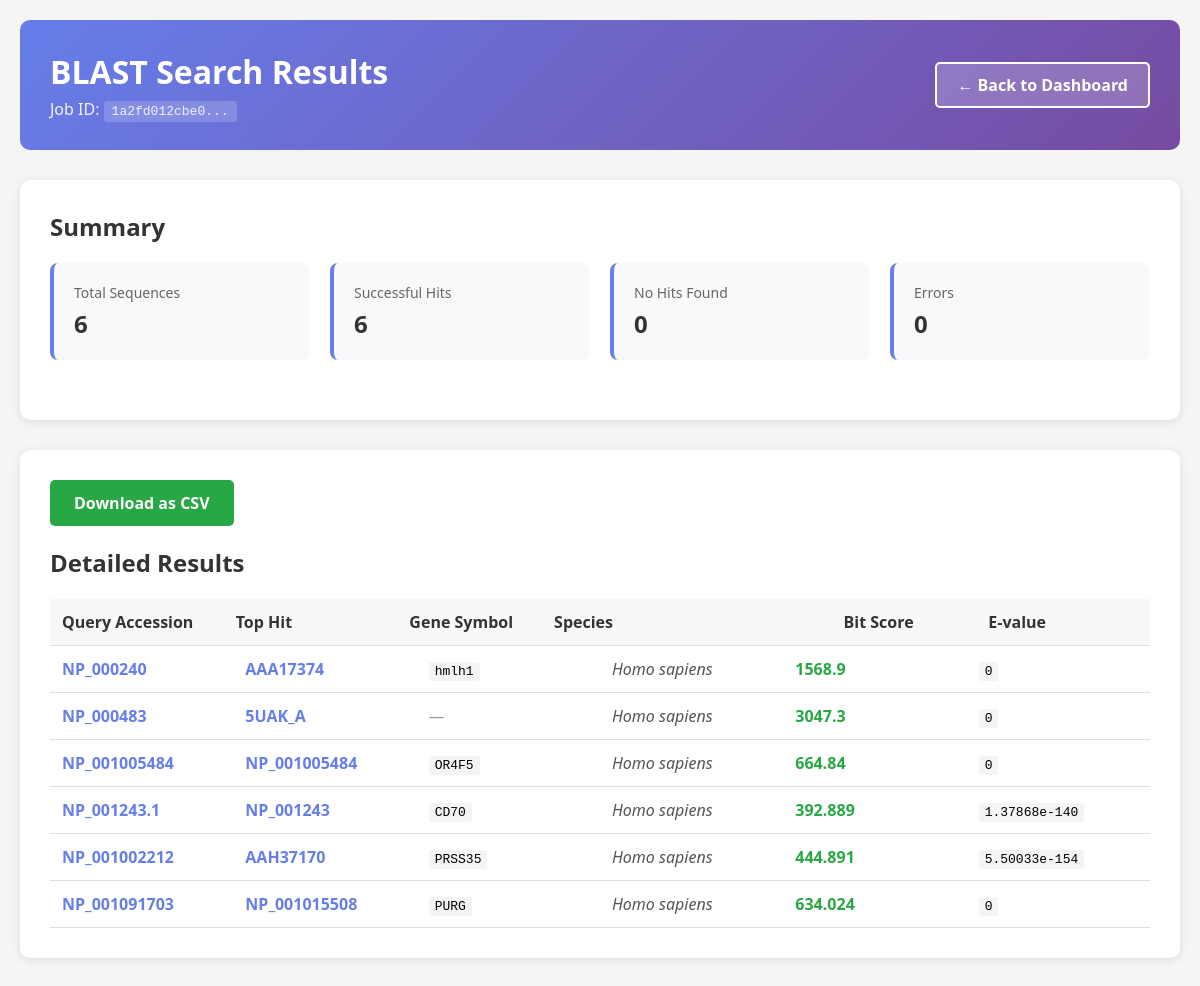
Screenshot of /results/1a2fd012cbe04a5c844ae27038d7a4f5 (signed in) with the database file from the repository.
### tables this page shows
CREATE TABLE results (
        id INTEGER PRIMARY KEY AUTOINCREMENT,
        job_id TEXT,
        accession TEXT,
        top_hit TEXT,
        gene TEXT,
        species TEXT,
        bit_score TEXT,
        evalue TEXT,
        FOREIGN KEY(job_id) REFERENCES jobs(id)
    );

### app.py (the view)
@app.route("/results/<job_id>")
def results(job_id):
    conn = get_conn()
    cur = conn.cursor()
    cur.execute("SELECT * FROM results WHERE job_id=?", (job_id,))
    results = cur.fetchall()
    conn.close()
    return render_template("results.html", results=results, job_id=job_id)

### database.py (called while the page is built)
def get_conn():
    conn = sqlite3.connect(DB_FILE)
    conn.row_factory = sqlite3.Row
    return conn

### templates/results.html (shortened to what this page needs)
<!DOCTYPE html>
<html lang="en">
<head>
</head>
<body>
    <div class="container">
        <div class="header">
            <div>
                <h1>BLAST Search Results</h1>
                <p style="margin-top: 5px; opacity: 0.9;">Job ID: <code style="background: rgba(255,255,255,0.2); padding: 3px 8px; border-radius: 3px;">{{ job_id[:12] }}...</code></p>
            </div>
            <a href="{{ url_for('dashboard') }}" class="back-btn">← Back to Dashboard</a>
        </div>
        {% if results %}
            <div class="card">
                <h2>Summary</h2>
                <div class="summary">
                    <div class="summary-item">
                        <div class="label">Total Sequences</div>
                        <div class="value">{{ results|length }}</div>
                    </div>
                    <div class="summary-item">
                        <div class="label">Successful Hits</div>
                        <div class="value">{{ results|selectattr('top_hit', 'ne', 'NA')|selectattr('top_hit', 'ne', 'ERROR')|list|length }}</div>
                    </div>
                    <div class="summary-item">
                        <div class="label">No Hits Found</div>
                        <div class="value">{{ results|selectattr('top_hit', 'eq', 'NA')|list|length }}</div>
                    </div>
                    <div class="summary-item">
                        <div class="label">Errors</div>
                        <div class="value">{{ results|selectattr('top_hit', 'eq', 'ERROR')|list|length }}</div>
                    </div>
                </div>
            </div>
            <div class="card">
                <div class="download-section">
                    <a href="{{ url_for('download_csv', job_id=job_id) }}" class="download-btn">Download as CSV</a>
                </div>
                <h2>Detailed Results</h2>
                <table>
                    <thead>
                        <tr>
                            <th style="width: 12%;">Query Accession</th>
                            <th style="width: 12%;">Top Hit</th>
                            <th style="width: 10%;">Gene Symbol</th>
                            <th style="width: 20%;">Species</th>
                            <th style="width: 10%;">Bit Score</th>
                            <th style="width: 12%;">E-value</th>
                        </tr>
                    </thead>
                    <tbody>
                        {% for result in results %}
                        <tr {% if result['top_hit'] == 'ERROR' %}class="error-row"{% endif %}>
                            <td>
                                <a href="https://www.ncbi.nlm.nih.gov/protein/{{ result['accession'] }}"
                                   target="_blank"
                                   class="accession-link">
                                    {{ result['accession'] }}
                                </a>
                            </td>
                            <td>
                                {% if result['top_hit'] not in ['NA', 'ERROR'] %}
                                    <a href="https://www.ncbi.nlm.nih.gov/protein/{{ result['top_hit'] }}"
                                       target="_blank"
                                       class="accession-link">
                                        {{ result['top_hit'] }}
                                    </a>
                                {% elif result['top_hit'] == 'ERROR' %}
                                    <span style="color: #dc3545; font-weight: 600;">ERROR</span>
                                {% else %}
                                    <span class="na-value">No hit</span>
                                {% endif %}
                            </td>
                            <td>
                                {% if result['gene'] not in ['NA', 'ERROR'] %}
                                    <code>{{ result['gene'] }}</code>
                                {% else %}
                                    <span class="na-value">—</span>
                                {% endif %}
                            </td>
                            <td>
                                {% if result['species'] not in ['NA', 'ERROR'] %}
                                    <span class="species-name">{{ result['species'] }}</span>
                                {% elif result['top_hit'] == 'ERROR' %}
                                    <span style="color: #856404; font-size: 12px;">{{ result['species'] }}</span>
                                {% else %}
                                    <span class="na-value">—</span>
                                {% endif %}
                            </td>
                            <td>
                                {% if result['bit_score'] != 'NA' %}
                                    {% set score = result['bit_score']|float %}
                                    {% if score > 200 %}
                                        <span class="score-good">{{ result['bit_score'] }}</span>
                                    {% elif score > 50 %}
                                        <span class="score-medium">{{ result['bit_score'] }}</span>
                                    {% else %}
                                        <span class="score-low">{{ result['bit_score'] }}</span>
                                    {% endif %}
                                {% else %}
                                    <span class="na-value">—</span>
                                {% endif %}
                            </td>
                            <td>
                                {% if result['evalue'] != 'NA' %}
                                    <code>{{ result['evalue'] }}</code>
                                {% else %}
                                    <span class="na-value">—</span>
                                {% endif %}
                            </td>
                        </tr>
                        {% endfor %}
                    </tbody>
                </table>
            </div>
        {% endif %}
    </div>
</body>
</html>

### templates/results.html (style rules this page uses)
* { margin: 0; padding: 0; box-sizing: border-box; }
body { font-family: 'Segoe UI', Tahoma, Geneva, Verdana, sans-serif; background: #f5f5f5; padding: 20px; }
.header { background: linear-gradient(135deg, #667eea 0%, #764ba2 100%); color: white; padding: 30px; border-radius: 10px; margin-bottom: 30px; display: flex; justify-content: space-between; align-items: center; }
.header h1 { font-size: 32px; }
.back-btn { background: rgba(255,255,255,0.2); color: white; padding: 10px 20px; border: 2px solid white; border-radius: 5px; text-decoration: none; font-weight: 600; transition: all 0.3s; }
.container { max-width: 1400px; margin: 0 auto; }
.card { background: white; padding: 30px; border-radius: 10px; box-shadow: 0 2px 10px rgba(0,0,0,0.1); margin-bottom: 30px; }
.card h2 { color: #333; margin-bottom: 20px; font-size: 24px; }
.summary { display: grid; grid-template-columns: repeat(auto-fit, minmax(200px, 1fr)); gap: 20px; margin-bottom: 30px; }
.summary-item { background: #f8f9fa; padding: 20px; border-radius: 8px; border-left: 4px solid #667eea; }
.summary-item .label { font-size: 14px; color: #666; margin-bottom: 5px; }
.summary-item .value { font-size: 24px; font-weight: 700; color: #333; }
table { width: 100%; border-collapse: collapse; overflow-x: auto; display: block; }
thead { display: table; width: 100%; table-layout: fixed; }
tbody { display: block; max-height: 600px; overflow-y: auto; }
tbody tr { display: table; width: 100%; table-layout: fixed; }
th, td { padding: 12px; text-align: left; border-bottom: 1px solid #e0e0e0; }
th { background: #f8f8f8; font-weight: 600; color: #333; position: sticky; top: 0; z-index: 10; }
.accession-link { color: #667eea; text-decoration: none; font-weight: 600; }
code { background: #f4f4f4; padding: 2px 6px; border-radius: 3px; font-family: 'Courier New', monospace; font-size: 13px; }
.download-section { display: flex; gap: 10px; margin-bottom: 20px; }
.download-btn { padding: 12px 24px; background: #28a745; color: white; text-decoration: none; border-radius: 5px; font-weight: 600; display: inline-block; transition: background 0.3s; }
.na-value { color: #999; font-style: italic; }
.species-name { font-style: italic; color: #555; }
.score-good { color: #28a745; font-weight: 600; }

### rows the page displays
results: accession "NP_000240", top_hit "AAA17374", gene "hmlh1", species "Homo sapiens", bit_score "1568.9", evalue "0"
results: accession "NP_000483", top_hit "5UAK_A", species "Homo sapiens", bit_score "3047.3", evalue "0"
results: accession "NP_001005484", top_hit "NP_001005484", gene "OR4F5", species "Homo sapiens", bit_score "664.84", evalue "0"
results: accession "NP_001243.1", top_hit "NP_001243", gene "CD70", species "Homo sapiens", bit_score "392.889", evalue "1.37868e-140"
results: accession "NP_001002212", top_hit "AAH37170", gene "PRSS35", species "Homo sapiens", bit_score "444.891", evalue "5.50033e-154"
results: accession "NP_001091703", top_hit "NP_001015508", gene "PURG", species "Homo sapiens", bit_score "634.024", evalue "0"

### other values shown
{{ job_id[:12] }} "1a2fd012cbe0"
{{ results|length }} "6"
{{ results|selectattr('top_hit', 'eq', 'NA')|list|length }} "0"
{{ results|selectattr('top_hit', 'eq', 'ERROR')|list|length }} "0"
